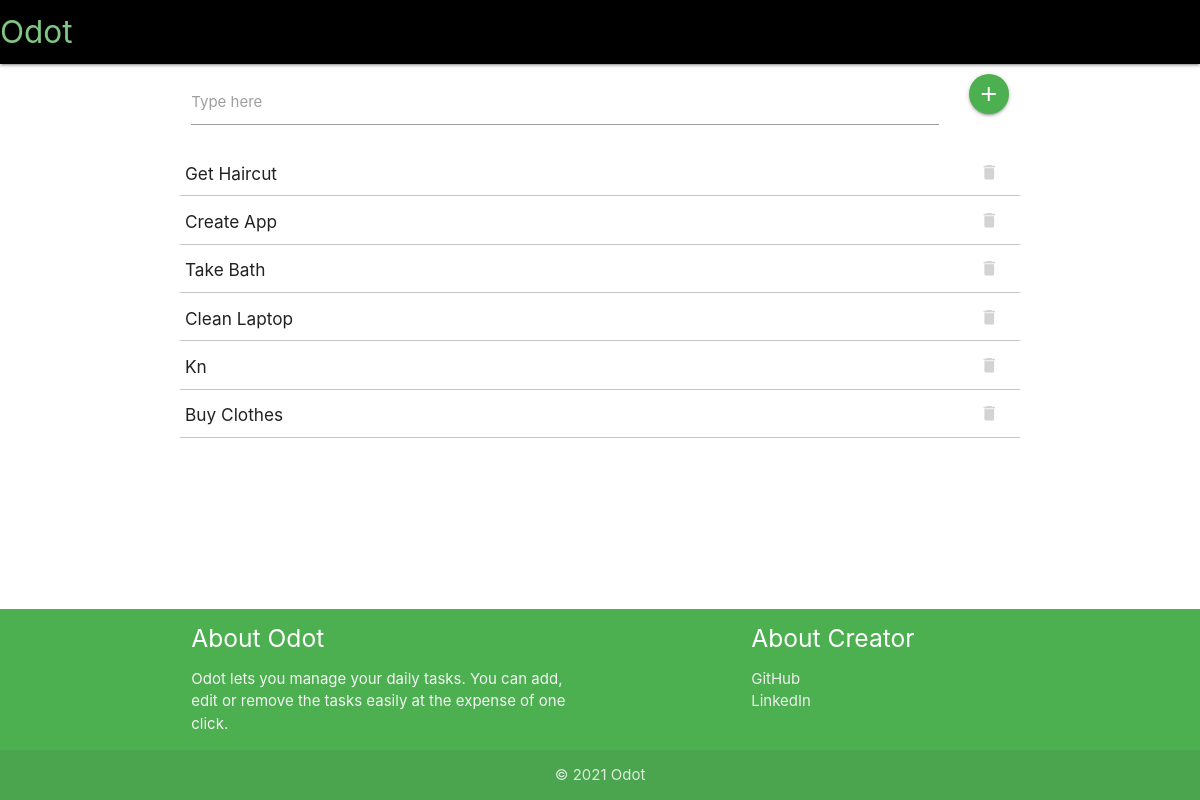
The app's page /, older data.
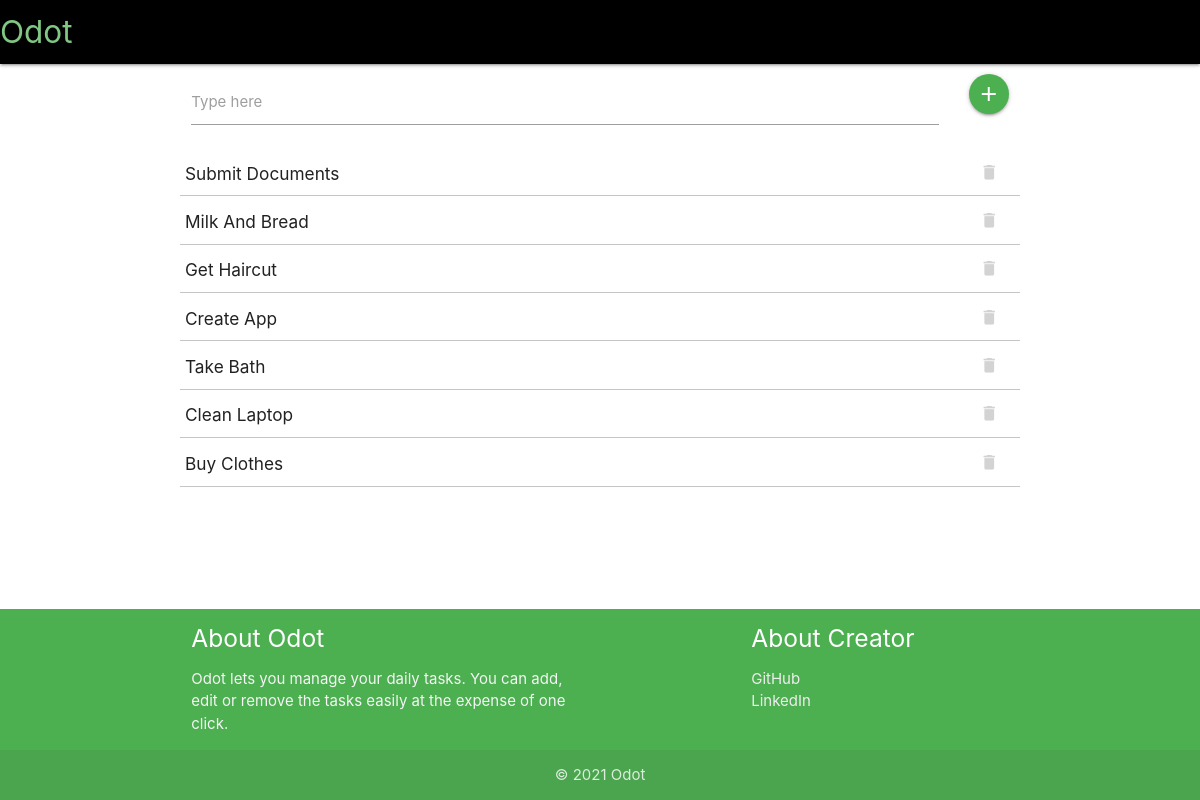
The same page, newer data.
### main/models.py (models this page shows, shortened)
class Todo(models.Model):
    text = models.CharField(max_length=200)
    added_date = models.DateTimeField()

### main/views.py (the view)
# urls.py: path('', views.index, name = "index"),
def index(request):
    context = {
        'Exist': 1,
        'objs': 0,
        'year': timezone.now().year
    }
    try:
        objs = Todo.objects.all().order_by('-added_date')
        context['objs'] = objs
    except (KeyError, Todo.DoesNotExist):
        context['Exist'] = 0
    return render(request, "main/index.html", context)

### templates/main/index.html (shortened to what this page needs)
{% extends 'base.html' %}
{% block content %}
<div class="row pm0">
  <div class="col s12">
    <form action="add_to/" method="post">
      <div class="row pm0">
        <div class="input-field col m11 s10">
          <input id="list_item1" name = "item" type="text">
         <label for="list_item1">Type here</label>
        </div>
        <div class="input-field col s2 m1 right-align" style = "margin-top:10px">
          <button class="btn-floating green waves-effect waves-light right-align"><i class="material-icons">add</i></button>
        </div>
      </div>
    </form>
  </div>
</div>
<div>
  {% if Exist %}
    <table class="p0">
      {% for obj in objs %}
      <tr>
        <td><h6>{{obj.text | title}}</h6></td>
        <td class="right-align">
          <form action="delete_item/{{obj.id}}" method="post">
            <button type="submit" class="btn waves-red waves-effect waves-light btn-flat">
            <i class="material-icons">delete</i>
            </button>
          </form>
        </td>
      {% endfor %}
    </table>
  {% endif %}
</div>
{% endblock %}

### templates/base.html (shortened to what this page needs)
{% load static %}
<!DOCTYPE html>
<html lang="en" dir="ltr">
  <head>
   <link rel="stylesheet" href="https://cdnjs.cloudflare.com/ajax/libs/materialize/1.0.0/css/materialize.min.css">
   <link rel="stylesheet" href="{% static 'main/style.css' %}">
  </head>
  <body>
    <nav>
     <div class="nav-wrapper black">
       <a href="/" class="brand-logo left green-text text-lighten-2">Odot</a>
     </div>
    </nav>
    <div class = "container">
    {% block content %}
    {% endblock %}
</div>
    <footer class="page-footer green">
          <div class="container">
            <div class="row pm0">
              <div class="col l6 s12">
                <h5 class="white-text">About Odot</h5>
                <p class="grey-text text-lighten-4">Odot lets you manage your daily tasks. You can add, edit or remove the tasks easily at the expense of one click.
</p>
              </div>
              <div class="col l4 offset-l2 s12">
                <h5 class="white-text">About Creator</h5>
                <ul>
                  <li><a target="_blank" class="grey-text text-lighten-3" href="https://github.com/acen20">GitHub</a></li>
                  <li><a target="_blank" class="grey-text text-lighten-3" href="https://linkedin.com/in/ahsen-nazir10">LinkedIn</a></li>
                </ul>
              </div>
            </div>
          </div>
          <div class="footer-copyright">
            <div class="container center">
            © {{year}} Odot
            </div>
          </div>
    </footer>
  </body>
</html>

### main/static/main/style.css (style rules this page uses)
td { padding: 5px; }
.pm0 { padding: 0px; margin: 0px; }
footer { margin-top:auto; }
.page-footer { padding:0px; }
body { display:flex; flex-direction:column; min-height: 100vh; }
.btn-flat { color : lightgrey; }

Row changes from the older to the newer data that the page shows:
removed Todo: text "Kn"
added Todo: text "Submit Documents"
added Todo: text "Milk And Bread"
